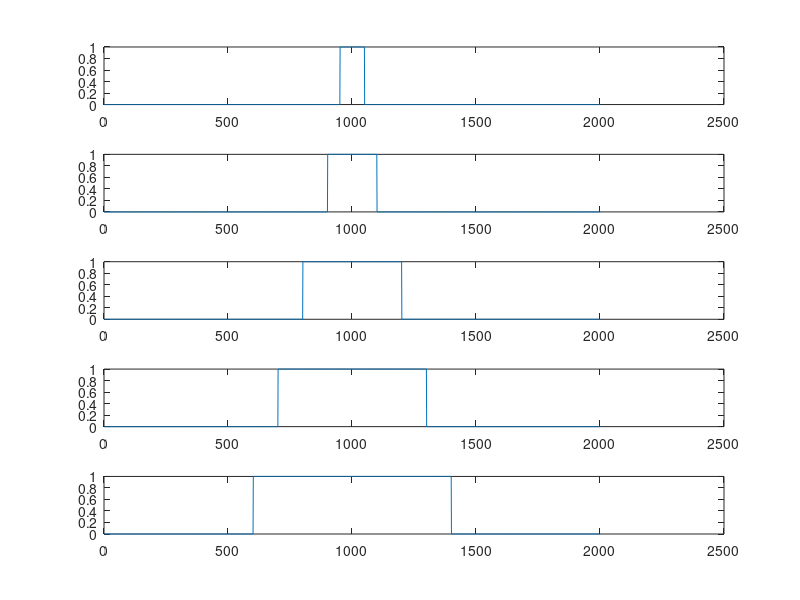
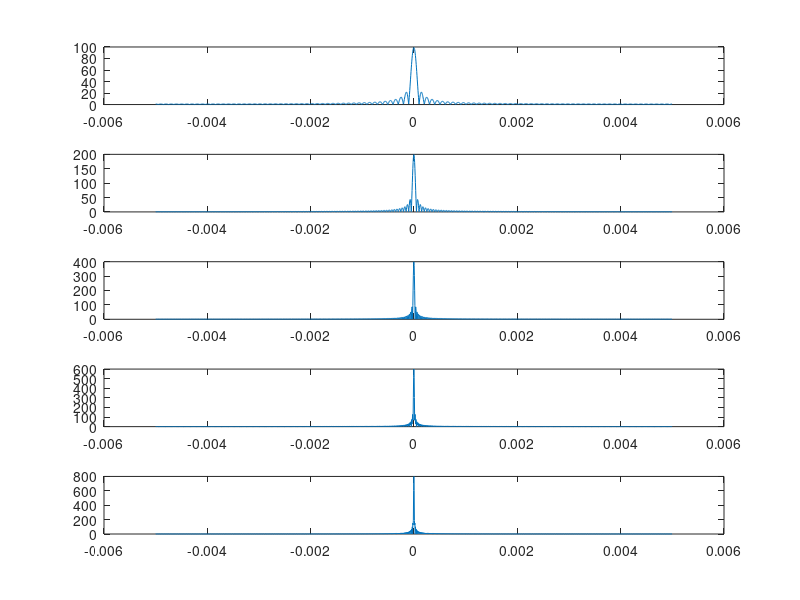

MATLAB code for these plots, in order:
clear
k=0
for t=-10:0.01:10
    k=k+1
    if[t>-.5&& t<0.5] x1(k)=1; 
    else x1(k)=0 
    end
    if[t>-1 && t<1] x2(k)=1; 
    else x2(k)=0 
    end
    if[t>-2&& t<2] x3(k)=1; 
    else x3(k)=0 
    end
    if[t>-3&& t<3] x4(k)=1; 
    else x4(k)=0 
    end
    if[t>-4&& t<4] x5(k)=1; 
    else x5(k)=0 
    end
end
t=-10:0.01:10;
step =0.01;
f=-step/2:step/length(t):step/2-step/length(t)
figure (1)
subplot(5,1,1),plot(x1)
subplot(5,1,2),plot(x2)
subplot(5,1,3),plot(x3)
subplot(5,1,4),plot(x4)
subplot(5,1,5),plot(x5)
figure(2)
subplot(5,1,1),plot(f,fftshift(abs(fft(x1))))
subplot(5,1,2),plot(f,fftshift(abs(fft(x2))))
subplot(5,1,3),plot(f,fftshift(abs(fft(x3))))
subplot(5,1,4),plot(f,fftshift(abs(fft(x4))))
subplot(5,1,5),plot(f,fftshift(abs(fft(x5))))
